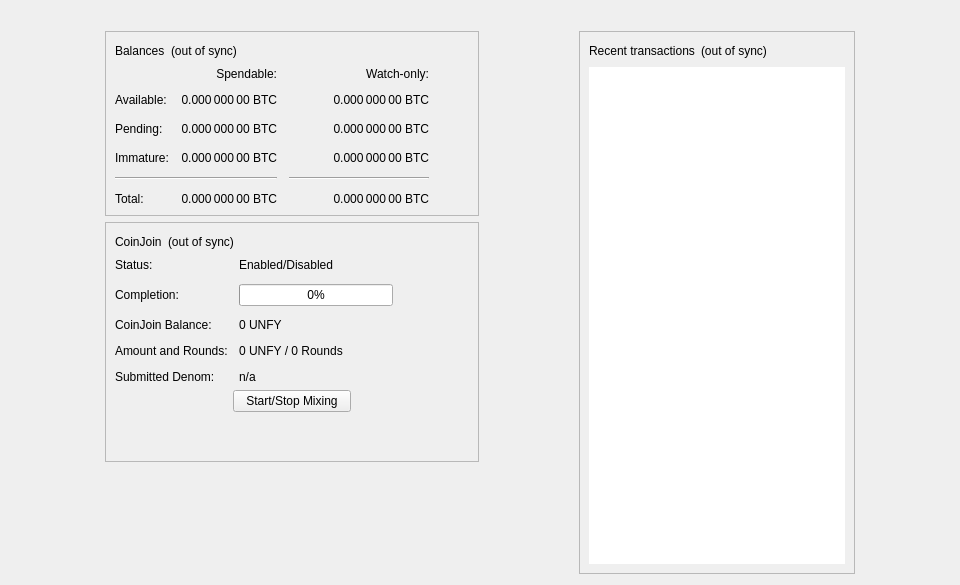
<?xml version="1.0" encoding="UTF-8"?>
<ui version="4.0">
 <class>OverviewPage</class>
 <widget class="QWidget" name="OverviewPage">
  <property name="geometry">
   <rect>
    <x>0</x>
    <y>0</y>
    <width>960</width>
    <height>585</height>
   </rect>
  </property>
  <property name="minimumSize">
   <size>
    <width>960</width>
    <height>0</height>
   </size>
  </property>
  <property name="windowTitle">
   <string>Form</string>
  </property>
  <layout class="QVBoxLayout" name="topLayout">
   <item>
    <widget class="QLabel" name="labelAlerts">
     <property name="visible">
      <bool>false</bool>
     </property>
     <property name="wordWrap">
      <bool>true</bool>
     </property>
     <property name="margin">
      <number>3</number>
     </property>
     <property name="textInteractionFlags">
      <set>Qt::TextSelectableByMouse</set>
     </property>
    </widget>
   </item>
   <item>
    <layout class="QHBoxLayout" name="horizontalLayout" stretch="1,0,1,0,1">
     <item>
      <spacer name="horizontalSpacerLeft">
       <property name="orientation">
        <enum>Qt::Horizontal</enum>
       </property>
       <property name="sizeType">
        <enum>QSizePolicy::Preferred</enum>
       </property>
       <property name="sizeHint" stdset="0">
        <size>
         <width>10</width>
         <height>20</height>
        </size>
       </property>
      </spacer>
     </item>
     <item>
      <layout class="QVBoxLayout" name="verticalLayout_2">
       <item>
        <widget class="QFrame" name="frame">
         <property name="frameShape">
          <enum>QFrame::StyledPanel</enum>
         </property>
         <property name="frameShadow">
          <enum>QFrame::Raised</enum>
         </property>
         <layout class="QVBoxLayout" name="verticalLayout_4">
          <item>
           <layout class="QHBoxLayout" name="horizontalLayout_4">
            <item>
             <widget class="QLabel" name="label_5">
              <property name="text">
               <string>Balances</string>
              </property>
             </widget>
            </item>
            <item>
             <widget class="QLabel" name="labelWalletStatus">
              <property name="toolTip">
               <string>The displayed information may be out of date. Your wallet automatically synchronizes with the Unifyroom network after a connection is established, but this process has not completed yet.</string>
              </property>
              <property name="text">
               <string notr="true">(out of sync)</string>
              </property>
              <property name="alignment">
               <set>Qt::AlignLeading|Qt::AlignLeft|Qt::AlignVCenter</set>
              </property>
             </widget>
            </item>
            <item>
             <spacer name="horizontalSpacer_3">
              <property name="orientation">
               <enum>Qt::Horizontal</enum>
              </property>
              <property name="sizeHint" stdset="0">
               <size>
                <width>40</width>
                <height>20</height>
               </size>
              </property>
             </spacer>
            </item>
           </layout>
          </item>
          <item>
           <layout class="QGridLayout" name="gridLayout">
            <property name="spacing">
             <number>12</number>
            </property>
            <item row="2" column="2">
             <widget class="QLabel" name="labelWatchPending">
              <property name="cursor">
               <cursorShape>IBeamCursor</cursorShape>
              </property>
              <property name="toolTip">
               <string>Unconfirmed transactions to watch-only addresses</string>
              </property>
              <property name="text">
               <string notr="true">0.000 000 00 BTC</string>
              </property>
              <property name="alignment">
               <set>Qt::AlignRight|Qt::AlignTrailing|Qt::AlignVCenter</set>
              </property>
              <property name="textInteractionFlags">
               <set>Qt::LinksAccessibleByMouse|Qt::TextSelectableByKeyboard|Qt::TextSelectableByMouse</set>
              </property>
             </widget>
            </item>
            <item row="2" column="1">
             <widget class="QLabel" name="labelUnconfirmed">
              <property name="cursor">
               <cursorShape>IBeamCursor</cursorShape>
              </property>
              <property name="toolTip">
               <string>Total of transactions that have yet to be confirmed, and do not yet count toward the spendable balance</string>
              </property>
              <property name="text">
               <string notr="true">0.000 000 00 BTC</string>
              </property>
              <property name="alignment">
               <set>Qt::AlignRight|Qt::AlignTrailing|Qt::AlignVCenter</set>
              </property>
              <property name="textInteractionFlags">
               <set>Qt::LinksAccessibleByMouse|Qt::TextSelectableByKeyboard|Qt::TextSelectableByMouse</set>
              </property>
             </widget>
            </item>
            <item row="3" column="2">
             <widget class="QLabel" name="labelWatchImmature">
              <property name="cursor">
               <cursorShape>IBeamCursor</cursorShape>
              </property>
              <property name="toolTip">
               <string>Mined balance in watch-only addresses that has not yet matured</string>
              </property>
              <property name="text">
               <string notr="true">0.000 000 00 BTC</string>
              </property>
              <property name="alignment">
               <set>Qt::AlignRight|Qt::AlignTrailing|Qt::AlignVCenter</set>
              </property>
              <property name="textInteractionFlags">
               <set>Qt::LinksAccessibleByMouse|Qt::TextSelectableByKeyboard|Qt::TextSelectableByMouse</set>
              </property>
             </widget>
            </item>
            <item row="4" column="0" colspan="2">
             <widget class="Line" name="lineSpendableBalance">
              <property name="orientation">
               <enum>Qt::Horizontal</enum>
              </property>
             </widget>
            </item>
            <item row="4" column="2">
             <widget class="Line" name="lineWatchBalance">
              <property name="sizePolicy">
               <sizepolicy hsizetype="Preferred" vsizetype="Fixed">
                <horstretch>0</horstretch>
                <verstretch>0</verstretch>
               </sizepolicy>
              </property>
              <property name="minimumSize">
               <size>
                <width>140</width>
                <height>0</height>
               </size>
              </property>
              <property name="orientation">
               <enum>Qt::Horizontal</enum>
              </property>
             </widget>
            </item>
            <item row="5" column="0">
             <widget class="QLabel" name="labelTotalText">
              <property name="text">
               <string>Total:</string>
              </property>
             </widget>
            </item>
            <item row="3" column="1">
             <widget class="QLabel" name="labelImmature">
              <property name="cursor">
               <cursorShape>IBeamCursor</cursorShape>
              </property>
              <property name="toolTip">
               <string>Mined balance that has not yet matured</string>
              </property>
              <property name="text">
               <string notr="true">0.000 000 00 BTC</string>
              </property>
              <property name="alignment">
               <set>Qt::AlignRight|Qt::AlignTrailing|Qt::AlignVCenter</set>
              </property>
              <property name="textInteractionFlags">
               <set>Qt::LinksAccessibleByMouse|Qt::TextSelectableByKeyboard|Qt::TextSelectableByMouse</set>
              </property>
             </widget>
            </item>
            <item row="2" column="3">
             <spacer name="horizontalSpacer_2">
              <property name="orientation">
               <enum>Qt::Horizontal</enum>
              </property>
              <property name="sizeHint" stdset="0">
               <size>
                <width>40</width>
                <height>20</height>
               </size>
              </property>
             </spacer>
            </item>
            <item row="3" column="0">
             <widget class="QLabel" name="labelImmatureText">
              <property name="text">
               <string>Immature:</string>
              </property>
             </widget>
            </item>
            <item row="5" column="1">
             <widget class="QLabel" name="labelTotal">
              <property name="cursor">
               <cursorShape>IBeamCursor</cursorShape>
              </property>
              <property name="toolTip">
               <string>Your current total balance</string>
              </property>
              <property name="text">
               <string notr="true">0.000 000 00 BTC</string>
              </property>
              <property name="alignment">
               <set>Qt::AlignRight|Qt::AlignTrailing|Qt::AlignVCenter</set>
              </property>
              <property name="textInteractionFlags">
               <set>Qt::LinksAccessibleByMouse|Qt::TextSelectableByKeyboard|Qt::TextSelectableByMouse</set>
              </property>
             </widget>
            </item>
            <item row="5" column="2">
             <widget class="QLabel" name="labelWatchTotal">
              <property name="cursor">
               <cursorShape>IBeamCursor</cursorShape>
              </property>
              <property name="toolTip">
               <string>Current total balance in watch-only addresses</string>
              </property>
              <property name="text">
               <string notr="true">0.000 000 00 BTC</string>
              </property>
              <property name="alignment">
               <set>Qt::AlignRight|Qt::AlignTrailing|Qt::AlignVCenter</set>
              </property>
              <property name="textInteractionFlags">
               <set>Qt::LinksAccessibleByMouse|Qt::TextSelectableByKeyboard|Qt::TextSelectableByMouse</set>
              </property>
             </widget>
            </item>
            <item row="0" column="2">
             <widget class="QLabel" name="labelWatchonly">
              <property name="text">
               <string>Watch-only:</string>
              </property>
              <property name="alignment">
               <set>Qt::AlignRight|Qt::AlignTrailing|Qt::AlignVCenter</set>
              </property>
             </widget>
            </item>
            <item row="1" column="0">
             <widget class="QLabel" name="labelBalanceText">
              <property name="text">
               <string>Available:</string>
              </property>
             </widget>
            </item>
            <item row="1" column="1">
             <widget class="QLabel" name="labelBalance">
              <property name="cursor">
               <cursorShape>IBeamCursor</cursorShape>
              </property>
              <property name="toolTip">
               <string>Your current spendable balance</string>
              </property>
              <property name="text">
               <string notr="true">0.000 000 00 BTC</string>
              </property>
              <property name="alignment">
               <set>Qt::AlignRight|Qt::AlignTrailing|Qt::AlignVCenter</set>
              </property>
              <property name="textInteractionFlags">
               <set>Qt::LinksAccessibleByMouse|Qt::TextSelectableByKeyboard|Qt::TextSelectableByMouse</set>
              </property>
             </widget>
            </item>
            <item row="1" column="2">
             <widget class="QLabel" name="labelWatchAvailable">
              <property name="cursor">
               <cursorShape>IBeamCursor</cursorShape>
              </property>
              <property name="toolTip">
               <string>Your current balance in watch-only addresses</string>
              </property>
              <property name="text">
               <string notr="true">0.000 000 00 BTC</string>
              </property>
              <property name="alignment">
               <set>Qt::AlignRight|Qt::AlignTrailing|Qt::AlignVCenter</set>
              </property>
              <property name="textInteractionFlags">
               <set>Qt::LinksAccessibleByMouse|Qt::TextSelectableByKeyboard|Qt::TextSelectableByMouse</set>
              </property>
             </widget>
            </item>
            <item row="2" column="0">
             <widget class="QLabel" name="labelPendingText">
              <property name="text">
               <string>Pending:</string>
              </property>
             </widget>
            </item>
            <item row="0" column="1">
             <widget class="QLabel" name="labelSpendable">
              <property name="text">
               <string>Spendable:</string>
              </property>
              <property name="alignment">
               <set>Qt::AlignRight|Qt::AlignTrailing|Qt::AlignVCenter</set>
              </property>
             </widget>
            </item>
           </layout>
          </item>
         </layout>
        </widget>
       </item>
       <item>
        <widget class="QFrame" name="frameCoinJoin">
         <property name="layoutDirection">
          <enum>Qt::LeftToRight</enum>
         </property>
         <property name="frameShape">
          <enum>QFrame::StyledPanel</enum>
         </property>
         <property name="frameShadow">
          <enum>QFrame::Raised</enum>
         </property>
         <layout class="QVBoxLayout" name="VerticalLayout_PS1">
          <item>
           <layout class="QHBoxLayout" name="horizontalLayout_5">
            <item>
             <widget class="QLabel" name="labelCoinJoinHeader">
              <property name="text">
               <string notr="true">CoinJoin</string>
              </property>
             </widget>
            </item>
            <item>
             <widget class="QLabel" name="labelCoinJoinSyncStatus">
              <property name="toolTip">
               <string>The displayed information may be out of date. Your wallet automatically synchronizes with the Unifyroom network after a connection is established, but this process has not completed yet.</string>
              </property>
              <property name="text">
               <string notr="true">(out of sync)</string>
              </property>
              <property name="alignment">
               <set>Qt::AlignLeading|Qt::AlignLeft|Qt::AlignVCenter</set>
              </property>
             </widget>
            </item>
            <item>
             <spacer name="horizontalSpacer_4">
              <property name="orientation">
               <enum>Qt::Horizontal</enum>
              </property>
              <property name="sizeHint" stdset="0">
               <size>
                <width>40</width>
                <height>20</height>
               </size>
              </property>
             </spacer>
            </item>
           </layout>
          </item>
          <item>
           <layout class="QFormLayout" name="coinJoinFormLayout">
            <property name="fieldGrowthPolicy">
             <enum>QFormLayout::AllNonFixedFieldsGrow</enum>
            </property>
            <property name="horizontalSpacing">
             <number>11</number>
            </property>
            <property name="verticalSpacing">
             <number>12</number>
            </property>
            <item row="0" column="0">
             <widget class="QLabel" name="labelCoinJoinEnabledText">
              <property name="text">
               <string>Status:</string>
              </property>
             </widget>
            </item>
            <item row="0" column="1">
             <widget class="QLabel" name="labelCoinJoinEnabled">
              <property name="text">
               <string>Enabled/Disabled</string>
              </property>
             </widget>
            </item>
            <item row="1" column="0">
             <widget class="QLabel" name="labelCompletitionText">
              <property name="text">
               <string>Completion:</string>
              </property>
             </widget>
            </item>
            <item row="1" column="1">
             <widget class="QProgressBar" name="coinJoinProgress">
              <property name="maximumSize">
               <size>
                <width>154</width>
                <height>16777215</height>
               </size>
              </property>
              <property name="value">
               <number>0</number>
              </property>
             </widget>
            </item>
            <item row="2" column="0">
             <widget class="QLabel" name="labelAnonymizedText">
              <property name="text">
               <string notr="true">CoinJoin Balance:</string>
              </property>
             </widget>
            </item>
            <item row="2" column="1">
             <widget class="QLabel" name="labelAnonymized">
              <property name="text">
               <string notr="true">0 UNFY</string>
              </property>
             </widget>
            </item>
            <item row="3" column="0">
             <widget class="QLabel" name="labelAmountAndRoundsText">
              <property name="text">
               <string>Amount and Rounds:</string>
              </property>
             </widget>
            </item>
            <item row="3" column="1">
             <widget class="QLabel" name="labelAmountRounds">
              <property name="text">
               <string>0 UNFY / 0 Rounds</string>
              </property>
             </widget>
            </item>
            <item row="4" column="0">
             <widget class="QLabel" name="labelSubmittedDenomText">
              <property name="text">
               <string>Submitted Denom:</string>
              </property>
             </widget>
            </item>
            <item row="4" column="1">
             <widget class="QLabel" name="labelSubmittedDenom">
              <property name="toolTip">
               <string>The denominations you submitted to the Masternode.&lt;br&gt;To mix, other users must submit the exact same denominations.</string>
              </property>
              <property name="text">
               <string>n/a</string>
              </property>
              <property name="wordWrap">
               <bool>true</bool>
              </property>
             </widget>
            </item>
           </layout>
          </item>
          <item>
           <layout class="QVBoxLayout" name="VerticalLayout_PS">
            <item>
             <layout class="QHBoxLayout" name="horizontalLayout_3">
              <property name="topMargin">
               <number>0</number>
              </property>
              <item>
               <spacer name="horizontalSpacer_5">
                <property name="orientation">
                 <enum>Qt::Horizontal</enum>
                </property>
                <property name="sizeHint" stdset="0">
                 <size>
                  <width>40</width>
                  <height>20</height>
                 </size>
                </property>
               </spacer>
              </item>
              <item>
               <widget class="QPushButton" name="toggleCoinJoin">
                <property name="sizePolicy">
                 <sizepolicy hsizetype="MinimumExpanding" vsizetype="Fixed">
                  <horstretch>0</horstretch>
                  <verstretch>0</verstretch>
                 </sizepolicy>
                </property>
                <property name="text">
                 <string>Start/Stop Mixing</string>
                </property>
               </widget>
              </item>
              <item>
               <spacer name="horizontalSpacer_6">
                <property name="orientation">
                 <enum>Qt::Horizontal</enum>
                </property>
                <property name="sizeHint" stdset="0">
                 <size>
                  <width>40</width>
                  <height>20</height>
                 </size>
                </property>
               </spacer>
              </item>
             </layout>
            </item>
            <item>
             <spacer name="verticalSpacer_3">
              <property name="orientation">
               <enum>Qt::Vertical</enum>
              </property>
              <property name="sizeHint" stdset="0">
               <size>
                <width>20</width>
                <height>40</height>
               </size>
              </property>
             </spacer>
            </item>
           </layout>
          </item>
         </layout>
        </widget>
       </item>
       <item>
        <spacer name="verticalSpacer">
         <property name="orientation">
          <enum>Qt::Vertical</enum>
         </property>
         <property name="sizeHint" stdset="0">
          <size>
           <width>20</width>
           <height>40</height>
          </size>
         </property>
        </spacer>
       </item>
      </layout>
     </item>
     <item>
      <spacer name="horizontalSpacerCenter">
       <property name="orientation">
        <enum>Qt::Horizontal</enum>
       </property>
       <property name="sizeHint" stdset="0">
        <size>
         <width>10</width>
         <height>20</height>
        </size>
       </property>
      </spacer>
     </item>
     <item>
      <layout class="QVBoxLayout" name="verticalLayout_3">
       <item>
        <widget class="QFrame" name="frame_2">
         <property name="frameShape">
          <enum>QFrame::StyledPanel</enum>
         </property>
         <property name="frameShadow">
          <enum>QFrame::Raised</enum>
         </property>
         <layout class="QVBoxLayout" name="verticalLayout">
          <item>
           <layout class="QHBoxLayout" name="horizontalLayout_2">
            <item>
             <widget class="QLabel" name="label_4">
              <property name="text">
               <string>Recent transactions</string>
              </property>
             </widget>
            </item>
            <item>
             <widget class="QLabel" name="labelTransactionsStatus">
              <property name="toolTip">
               <string>The displayed information may be out of date. Your wallet automatically synchronizes with the Unifyroom network after a connection is established, but this process has not completed yet.</string>
              </property>
              <property name="text">
               <string notr="true">(out of sync)</string>
              </property>
              <property name="alignment">
               <set>Qt::AlignLeading|Qt::AlignLeft|Qt::AlignVCenter</set>
              </property>
             </widget>
            </item>
            <item>
             <spacer name="horizontalSpacer">
              <property name="orientation">
               <enum>Qt::Horizontal</enum>
              </property>
              <property name="sizeHint" stdset="0">
               <size>
                <width>40</width>
                <height>20</height>
               </size>
              </property>
             </spacer>
            </item>
           </layout>
          </item>
          <item>
           <widget class="QListView" name="listTransactions">
            <property name="frameShape">
             <enum>QFrame::NoFrame</enum>
            </property>
            <property name="verticalScrollBarPolicy">
             <enum>Qt::ScrollBarAlwaysOff</enum>
            </property>
            <property name="horizontalScrollBarPolicy">
             <enum>Qt::ScrollBarAlwaysOff</enum>
            </property>
            <property name="selectionMode">
             <enum>QAbstractItemView::NoSelection</enum>
            </property>
           </widget>
          </item>
         </layout>
        </widget>
       </item>
      </layout>
     </item>
     <item>
      <spacer name="horizontalSpacerRight">
       <property name="orientation">
        <enum>Qt::Horizontal</enum>
       </property>
       <property name="sizeType">
        <enum>QSizePolicy::Preferred</enum>
       </property>
       <property name="sizeHint" stdset="0">
        <size>
         <width>10</width>
         <height>20</height>
        </size>
       </property>
      </spacer>
     </item>
    </layout>
   </item>
  </layout>
 </widget>
 <resources/>
 <connections/>
</ui>
